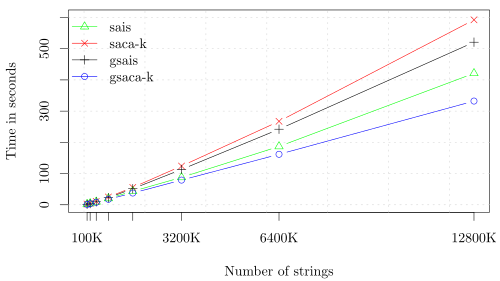

This figure's R source:
# install install R and tikzdevice package (see below)

# You can install the package by calling
# install.packages("filehash", repos="http://cran.r-project.org") and
# install.packages("tikzDevice", repos="http://R-Forge.R-project.org") in R.
#

# Run: R --vanilla < time.R

require(tikzDevice)

t <- read.table("time.dat")
names(t) <- c("x","sais","saca-k","gsais", "gsaca-k")
# replace k or K by 000 in strings col
t[["x"]] <- gsub("K|k","000",as.character(t[["x"]]))
# V2 corresponds to new algorithm
# V3 corresponds to 

tikz("time.tex", width = 5.0, height = 2.8, standAlone = T)

par(mar=c(4, 4, 0.5, 0.5) + 0.1)

plot(c(),c(), xlim=c(0,12800000), ylim=c(0,600),
     xlab="Number of strings",ylab="Time in seconds",
     xaxt="n"
     )
axis(1, at=t[["x"]], labels=gsub("000$","K",t[["x"]]))
grid()

rlcsa_col <- "green"
sadakane_col <- "red"
og_col <- "black"
new_mem_col <- "blue"
new_disk_col <- "blue"


rlcsa_pch <- 2 # point symbol is a triangle
sadakane_pch <- 4 # point symbol is a circle
og_pch <- 3
new_mem_pch <- 1
new_disk_pch <- 5

lines(t[["x"]], t[["sais"]], type="b",col=sadakane_col, pch=sadakane_pch)
lines(t[["x"]], t[["saca-k"]], type="b", col=rlcsa_col, pch=rlcsa_pch)
lines(t[["x"]], t[["gsais"]], type="b",col=og_col, pch=og_pch)
lines(t[["x"]], t[["gsaca-k"]], type="b", col=new_mem_col, pch=new_mem_pch)

legend("topleft", legend=c("sais","saca-k","gsais", "gsaca-k"),
       col=c(rlcsa_col, sadakane_col, og_col, new_mem_col),
       pch=c(rlcsa_pch, sadakane_pch, og_pch, new_mem_pch),
       bty="n",
       lty=1)

dev.off()
